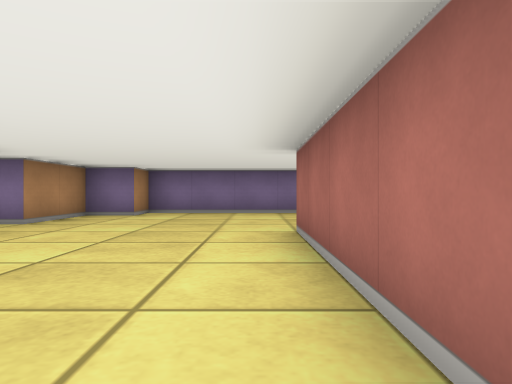
view 1 (above)

19 first-person views from a walk through a cub3D ray-caster map. The camera is about half as high as the walls, looks level and sees 70° across. The floor is counted in squares. Each view is taken from the middle of a square. On the plan, view 1 faces up. The plan holds only what a view shows up to about 9 squares ahead; the rest is blank.

view 2
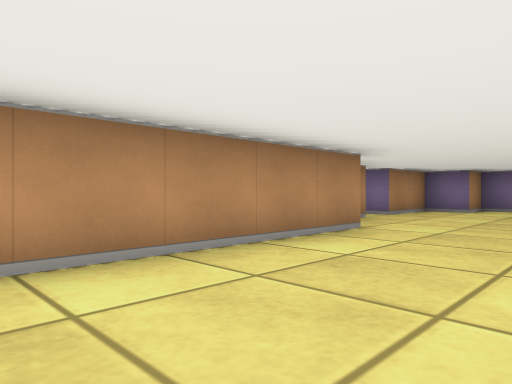

view 3
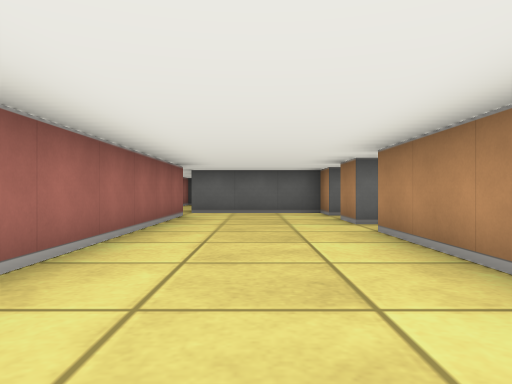

view 4
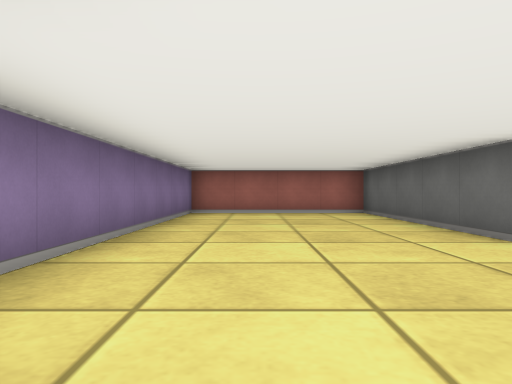

view 5
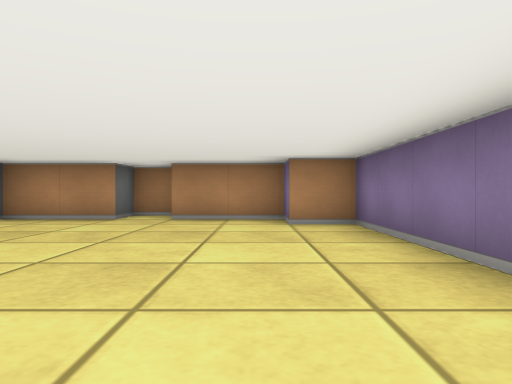

view 6
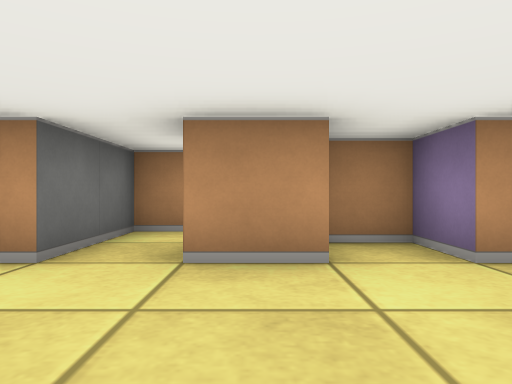

view 7
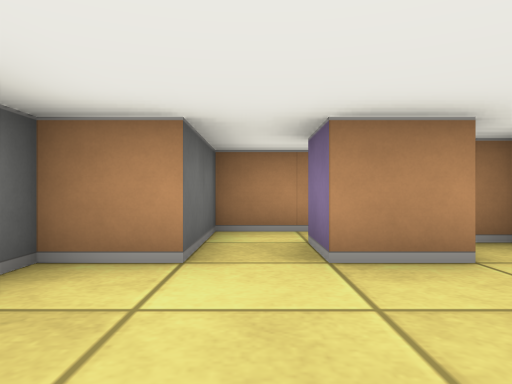

view 8
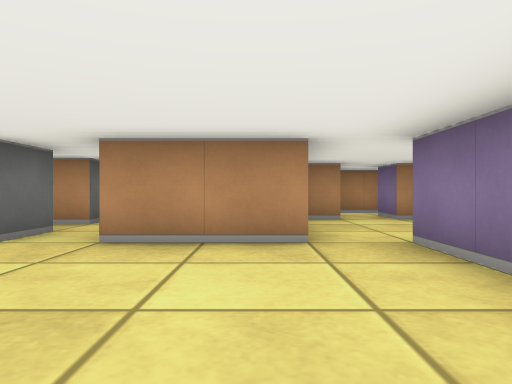

view 9
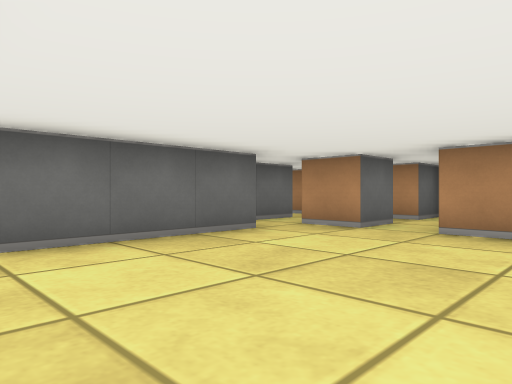

view 10
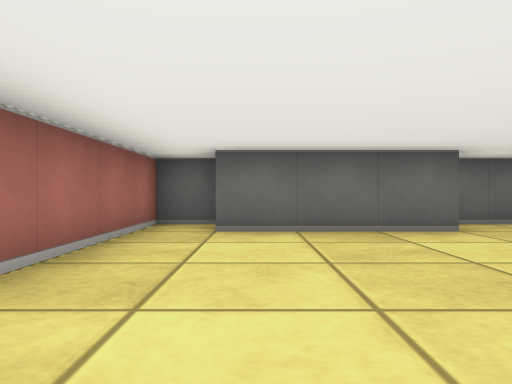

view 11
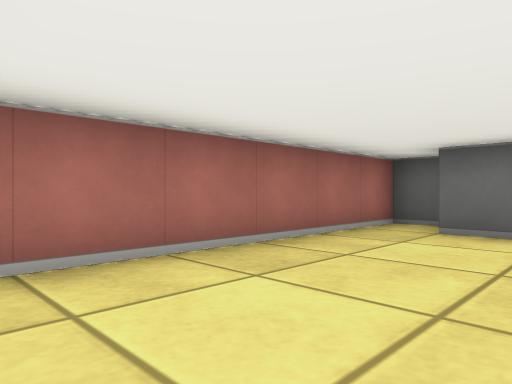

view 12
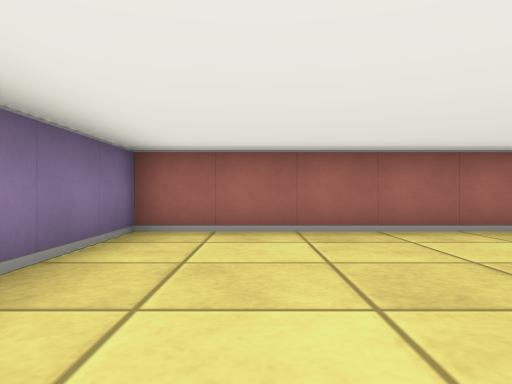

view 13
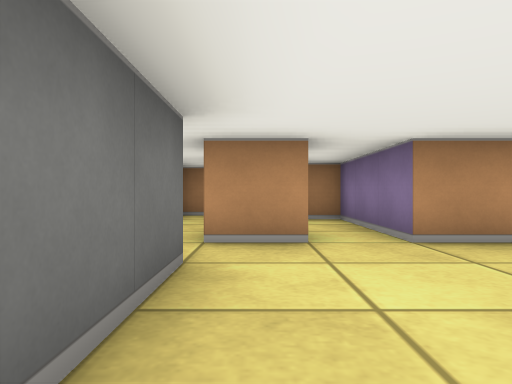

view 14
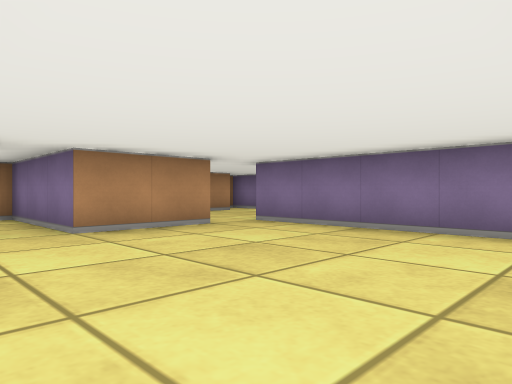

view 15
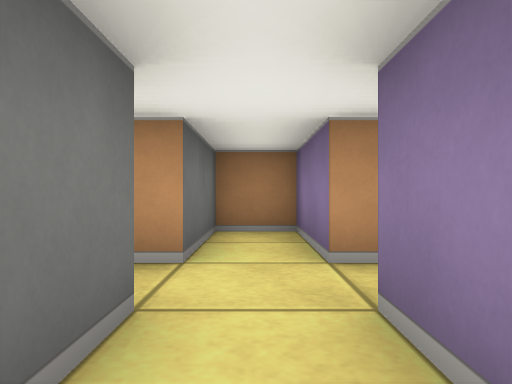

view 16
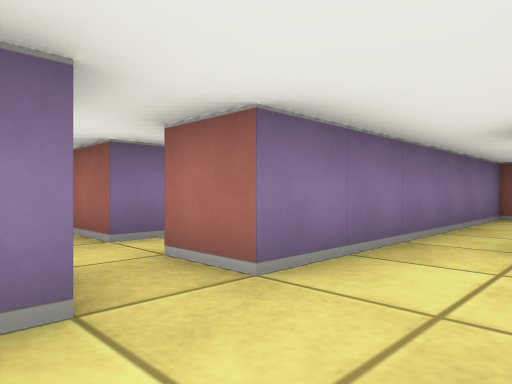

view 17
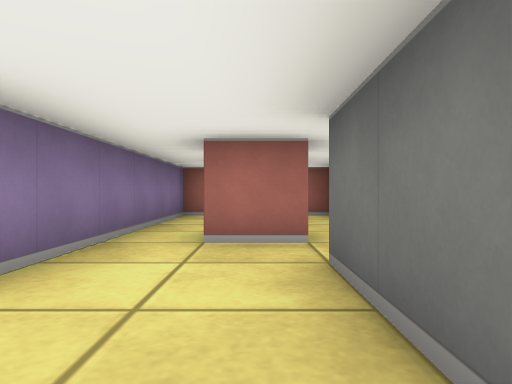

view 18
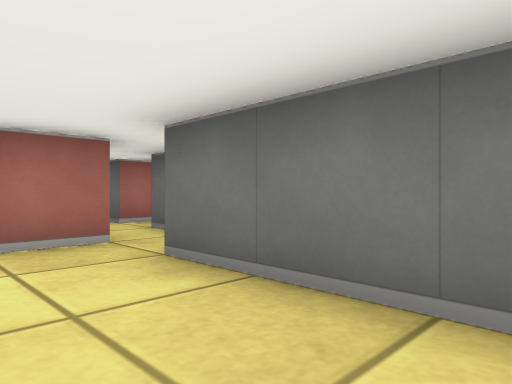

view 19
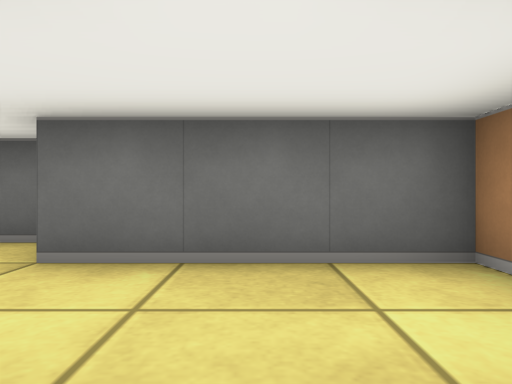

### Floor plan
Points are (right, up) in squares from view 1. A wall is a line through its corners. A room is listed if a view was taken in it or the views show most of it. See-through windows are left out.
Room 1 (views 1, 2, 3, 4, 5, 6, 7)
walls: (-2.5, 2.5) (-2.5, -2.5) (-3.5, -2.5) (-3.5, -3.4); (-4.5, 5.4) (-4.5, 4.5) (-3.5, 4.5) (-3.5, 2.5); (-2.5, -3.4) (-2.5, -4.5) (-3.5, -4.5); (-4.5, -4.1) (-4.5, -5.5) (-2.5, -5.5) (-2.5, -6.5) (0.5, -6.5); (0.5, -5.5) (0.5, 4.5) (5.5, 4.5) (5.5, 8.5) (-2.5, 8.5) (-2.5, 7.5) (-3.5, 7.5) (-3.5, 5.5) (-4.1, 5.5)
ways out: opening at (1, -6) to room 2
Room 2 (views 8, 9, 10, 11, 12, 13, 14, 15)
walls: (0.5, -9.5) (0.5, -10.5) (-0.5, -10.5) (-0.5, -9.5) (0.5, -9.5); (1.5, -10.5) (4.5, -10.5); (0.5, -6.5) (0.5, -8.5) (-2.5, -8.5) (-2.5, -9.1); (-0.5, -11.5) (1, -11.5); (4.5, -11.5) (5.5, -11.5) (5.5, -5.5) (0.5, -5.5); (-2.5, -9.5) (-1.5, -9.5) (-1.5, -10.5) (-3.5, -10.5) (-3.5, -11.5) (-1.5, -11.5)
ways out: opening at (1, -6) to room 1; opening at (-1, -12) to room 3
Room 3 (views 16, 17, 18, 19)
walls: (1.5, -14.6) (1.5, -13.5); (1, -15.5) (2.5, -15.5); (3.5, -16.1) (3.5, -15.5); (-1.5, -11.5) (-1.5, -12.4); (-2.6, -14.5) (0.5, -14.5); (5.5, -13) (5.5, -12.5) (-0.5, -12.5) (-0.5, -11.5); (5.5, -15.5) (5.5, -15)
ways out: opening at (-1, -12) to room 2; opening at (3, -16)

Where each view was taken, in squares from view 1:
view 1: 0 up, 0 right, facing up
view 2: 2 down, 0 right, facing up-left
view 3: 2 up, 1 left, facing down
view 4: 7 up, 3 left, facing right
view 5: 7 up, 3 right, facing left
view 6: 4 down, 0 right, facing left
view 7: 5 down, 0 right, facing left
view 8: 7 down, 4 right, facing left
view 9: 7 down, 5 right, facing down-left
view 10: 6 down, 4 right, facing down
view 11: 6 down, 3 right, facing down-right
view 12: 7 down, 1 right, facing right
view 13: 10 down, 4 right, facing left
view 14: 10 down, 5 right, facing up-left
view 15: 11 down, 1 right, facing left
view 16: 14 down, 2 left, facing up-right
view 17: 14 down, 2 left, facing right
view 18: 13 down, 2 left, facing down-right
view 19: 12 down, 1 left, facing down
